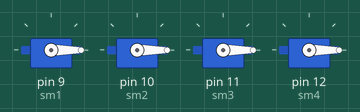
This sketch was run on a simulated Arduino Uno, built with avr-gcc and run on an emulated ATmega328P. On the bench: 4 × servo.

Above: at 26.38 s.
Timing chart, 0 to 40.0 s (numbered marks = the images above):
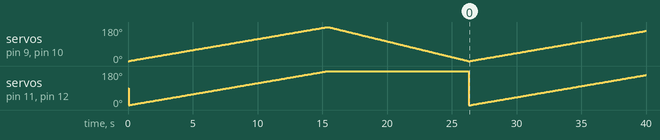

The sketch:

4_servo_motor.ino
```cpp
#include<Servo.h>
Servo sm1,sm2,sm3,sm4;
int pos = 0;
void setup() {
  sm1.attach(9);
  sm2.attach(10);
  sm3.attach(11);
  sm4.attach(12);
}
void loop() {
  for(pos=0;pos<=180;pos++)
  {
    {
    sm1.write(pos);
    sm2.write(pos);
    delay(60);
    }
    {
    sm3.write(pos);
    sm4.write(pos);
    delay(25);
    }
  }
  for(pos=180;pos>=0;pos--)
  {
    sm1.write(pos);
    sm2.write(pos);
    delay(60);
    }
    {
    sm3.write(pos);
    sm4.write(pos);
    delay(25);
    }
}
```
